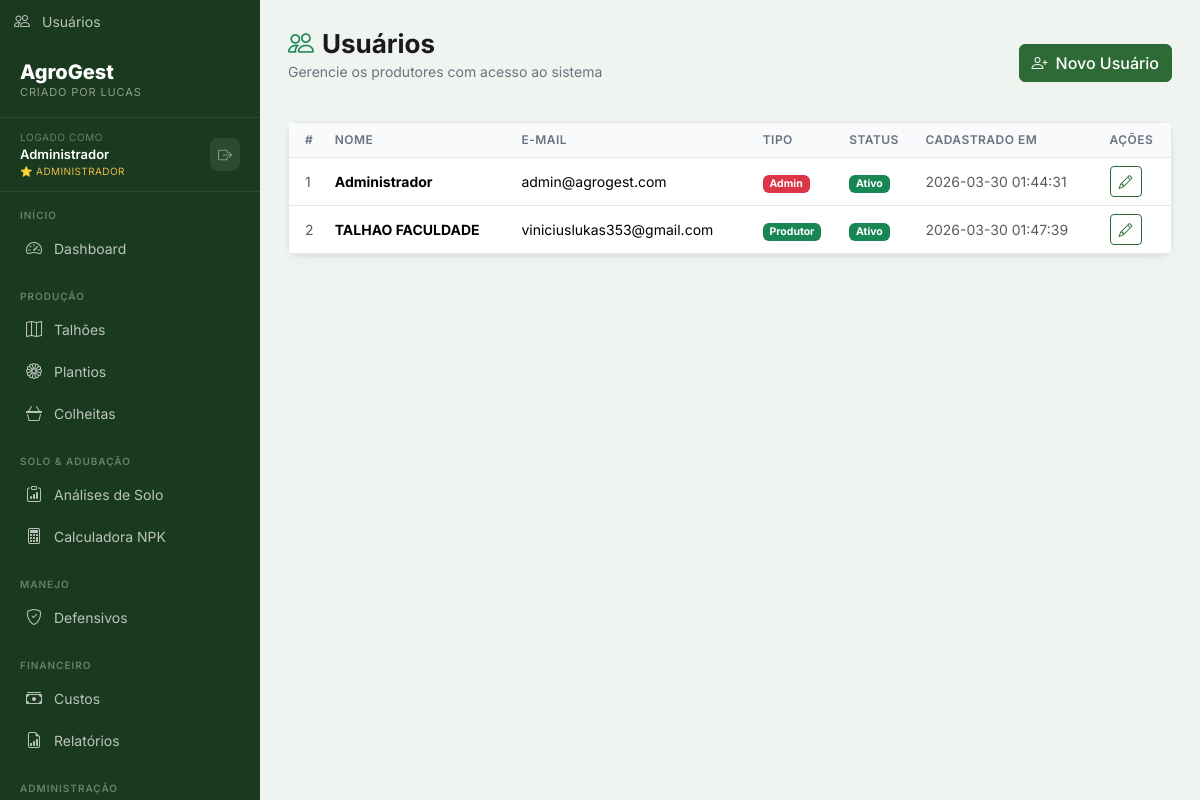
/usuarios (signed in), run on the app's committed database.
### tables this page shows
CREATE TABLE usuarios (
    id INTEGER PRIMARY KEY AUTOINCREMENT,
    nome TEXT NOT NULL,
    email TEXT NOT NULL UNIQUE,
    senha_hash TEXT NOT NULL,
    tipo TEXT DEFAULT 'produtor',   -- 'admin' ou 'produtor'
    ativo INTEGER DEFAULT 1,
    criado_em TIMESTAMP DEFAULT CURRENT_TIMESTAMP
);

### auth.py (the view)
@auth_bp.route('/usuarios')
@login_required
@admin_required
def usuarios():
    db = get_db()
    lista = db.execute("SELECT id, nome, email, tipo, ativo, criado_em FROM usuarios ORDER BY nome").fetchall()
    return render_template('auth/usuarios.html', usuarios=lista)

### auth.py (called while the page is built)
def login_required(f):
    @wraps(f)
    def decorated(*args, **kwargs):
        if 'usuario_id' not in session:
            flash('Faça login para continuar.', 'warning')
            return redirect(url_for('auth.login'))
        return f(*args, **kwargs)
    return decorated

def admin_required(f):
    @wraps(f)
    def decorated(*args, **kwargs):
        if session.get('usuario_tipo') != 'admin':
            flash('Acesso restrito a administradores.', 'danger')
            return redirect(url_for('dashboard.index'))
        return f(*args, **kwargs)
    return decorated

### database.py (called while the page is built)
def get_db(app=None):
    from flask import current_app
    if app:
        db = sqlite3.connect(app.config['DATABASE'], detect_types=sqlite3.PARSE_DECLTYPES)
        db.row_factory = sqlite3.Row
        return db
    if 'db' not in g:
        g.db = sqlite3.connect(
            current_app.config['DATABASE'],
            detect_types=sqlite3.PARSE_DECLTYPES
        )
        g.db.row_factory = sqlite3.Row
    return g.db

### templates/auth/usuarios.html (shortened to what this page needs)
{% extends "base.html" %}
{% block content %}
<div class="page-header d-flex align-items-center justify-content-between mb-4">
    <div>
        <h1 class="page-title"><i class="bi bi-people me-2 text-success"></i>Usuários</h1>
        <p class="page-subtitle">Gerencie os produtores com acesso ao sistema</p>
    </div>
    <a href="{{ url_for('auth.novo_usuario') }}" class="btn btn-primary">
        <i class="bi bi-person-plus me-2"></i>Novo Usuário
    </a>
</div>
<div class="card">
    <div class="card-body p-0">
        <div class="table-responsive">
            <table class="table table-hover mb-0">
                <thead>
                    <tr>
                        <th class="ps-3">#</th>
                        <th>Nome</th>
                        <th>E-mail</th>
                        <th>Tipo</th>
                        <th>Status</th>
                        <th>Cadastrado em</th>
                        <th>Ações</th>
                    </tr>
                </thead>
                <tbody>
                    {% for u in usuarios %}
                    <tr>
                        <td class="ps-3 text-muted">{{ u.id }}</td>
                        <td class="fw-bold">{{ u.nome }}</td>
                        <td>{{ u.email }}</td>
                        <td>
                            {% if u.tipo == 'admin' %}
                            <span class="badge bg-danger">Admin</span>
                            {% else %}
                            <span class="badge bg-success">Produtor</span>
                            {% endif %}
                        </td>
                        <td>
                            {% if u.ativo %}
                            <span class="badge bg-success">Ativo</span>
                            {% else %}
                            <span class="badge bg-secondary">Inativo</span>
                            {% endif %}
                        </td>
                        <td class="text-muted">{{ u.criado_em }}</td>
                        <td>
                            <a href="{{ url_for('auth.editar_usuario', id=u.id) }}"
                               class="btn btn-sm btn-outline-primary">
                                <i class="bi bi-pencil"></i>
                            </a>
                        </td>
                    </tr>
                    {% endfor %}
                </tbody>
            </table>
        </div>
    </div>
</div>
{% endblock %}

### templates/base.html (shortened to what this page needs)
<!DOCTYPE html>
<html lang="pt-BR">
<head>
    <link href="https://cdnjs.cloudflare.com/ajax/libs/bootstrap/5.3.2/css/bootstrap.min.css" rel="stylesheet">
    <link href="https://cdnjs.cloudflare.com/ajax/libs/bootstrap-icons/1.11.3/font/bootstrap-icons.min.css" rel="stylesheet">
</head>
<body>
<nav class="sidebar">
    {% if session.get('usuario_tipo') == 'admin' %}
<a class="nav-link" href="{{ url_for('auth.usuarios') }}">
    <i class="bi bi-people"></i> Usuários
</a>
{% endif %}
    <a class="sidebar-brand" href="{{ url_for('dashboard.index') }}">
        <div class="brand-name">AgroGest</div>
        <div class="brand-sub">Criado por Lucas</div>
    </a>
    <div class="sidebar-user">
        <div class="sidebar-user-info">
            <div class="sidebar-user-label">Logado como</div>
            <div class="sidebar-user-name">{{ session.get('usuario_nome', 'Usuário') }}</div>
            <div class="sidebar-user-tipo">
                {% if session.get('usuario_tipo') == 'admin' %}
                    ⭐ Administrador
                {% else %}
                    🌾 Produtor
                {% endif %}
            </div>
        </div>
        <a href="{{ url_for('auth.logout') }}" class="btn-logout-sidebar" title="Sair">
            <i class="bi bi-box-arrow-right"></i>
        </a>
    </div>
    <div class="nav-section">
        <div class="nav-section-label">Início</div>
        <a class="nav-link {% if request.endpoint == 'dashboard.index' %}active{% endif %}"
           href="{{ url_for('dashboard.index') }}">
            <i class="bi bi-speedometer2"></i> Dashboard
        </a>
    </div>
    <div class="nav-section">
        <div class="nav-section-label">Produção</div>
        <a class="nav-link {% if 'talhoes' in request.endpoint %}active{% endif %}"
           href="{{ url_for('talhoes.index') }}">
            <i class="bi bi-map"></i> Talhões
        </a>
        <a class="nav-link {% if 'plantio' in request.endpoint %}active{% endif %}"
           href="{{ url_for('plantio.index') }}">
            <i class="bi bi-flower1"></i> Plantios
        </a>
        <a class="nav-link {% if 'colheita' in request.endpoint %}active{% endif %}"
           href="{{ url_for('colheita.index') }}">
            <i class="bi bi-basket3"></i> Colheitas
        </a>
    </div>
    <div class="nav-section">
        <div class="nav-section-label">Solo & Adubação</div>
        <a class="nav-link {% if 'analises' in request.endpoint %}active{% endif %}"
           href="{{ url_for('adubacao.analises') }}">
            <i class="bi bi-clipboard-data"></i> Análises de Solo
        </a>
        <a class="nav-link {% if 'recomendac' in request.endpoint %}active{% endif %}"
           href="{{ url_for('adubacao.recomendacoes') }}">
            <i class="bi bi-calculator"></i> Calculadora NPK
        </a>
    </div>
    <div class="nav-section">
        <div class="nav-section-label">Manejo</div>
        <a class="nav-link {% if 'defensivos' in request.endpoint %}active{% endif %}"
           href="{{ url_for('defensivos.index') }}">
            <i class="bi bi-shield-check"></i> Defensivos
        </a>
    </div>
    <div class="nav-section">
        <div class="nav-section-label">Financeiro</div>
        <a class="nav-link {% if 'custos' in request.endpoint %}active{% endif %}"
           href="{{ url_for('custos.index') }}">
            <i class="bi bi-cash-stack"></i> Custos
        </a>
        <a class="nav-link {% if 'relatorios' in request.endpoint %}active{% endif %}"
           href="{{ url_for('relatorios.index') }}">
            <i class="bi bi-file-earmark-bar-graph"></i> Relatórios
        </a>
    </div>
    {% if session.get('usuario_tipo') == 'admin' %}
    <div class="nav-section">
        <div class="nav-section-label">Administração</div>
    </div>
    {% endif %}
</nav>
<main class="main-wrapper">
    {% block content %}{% endblock %}
</main>
</body>
</html>

### templates/base.html (style rules this page uses)
:root { --green-deep: #1a3a1f; --green-mid: #2d6a35; --green-bright: #3d9e48; --green-light: #6abf71; --gold: #e8b94a; --gold-light: #f5d87a; --cream: #faf7f0; --soil: #6b4423; --soil-light: #a0714f; --text-dark: #1a1a1a; --text-muted: #6b7280; --border: #e5e7eb; --shadow: 0 1px 3px rgba(0,0,0,.08), 0 4px 12px rgba(0,0,0,.04); --shadow-lg: 0 8px 24px rgba(0,0,0,.10); --radius: 12px; --bottom-nav-h: 64px; }
* { box-sizing: border-box; }
body { font-family: 'Inter', sans-serif; background: #f0f4f0; color: var(--text-dark); min-height: 100vh; }
.sidebar { width: 260px; min-height: 100vh; background: var(--green-deep); position: fixed; top: 0; left: 0; z-index: 1000; display: flex; flex-direction: column; overflow-y: auto; }
.sidebar-brand { padding: 20px 20px 16px; border-bottom: 1px solid rgba(255,255,255,.08); text-decoration: none; display: block; }
.brand-name { font-weight: 800; font-size: 20px; color: #fff; line-height: 1; }
.brand-sub { font-size: 11px; color: rgba(255,255,255,.5); text-transform: uppercase; letter-spacing: .08em; margin-top: 2px; }
.sidebar-user { padding: 12px 20px; border-bottom: 1px solid rgba(255,255,255,.08); display: flex; align-items: center; justify-content: space-between; gap: 8px; }
.sidebar-user-info { flex: 1; min-width: 0; }
.sidebar-user-label { font-size: 10px; color: rgba(255,255,255,.35); text-transform: uppercase; letter-spacing: .06em; }
.sidebar-user-name { font-size: 13px; font-weight: 600; color: #fff; white-space: nowrap; overflow: hidden; text-overflow: ellipsis; }
.sidebar-user-tipo { font-size: 10px; color: var(--gold); text-transform: uppercase; letter-spacing: .04em; }
.btn-logout-sidebar { background: rgba(255,255,255,.08); border: none; border-radius: 8px; color: rgba(255,255,255,.5); padding: 6px 8px; font-size: 14px; cursor: pointer; transition: all .15s; text-decoration: none; display: flex; align-items: center; }
.nav-section { padding: 16px 12px 4px; }
.nav-section-label { font-size: 10px; font-weight: 600; text-transform: uppercase; letter-spacing: .1em; color: rgba(255,255,255,.35); padding: 0 8px; margin-bottom: 4px; }
.sidebar .nav-link { display: flex; align-items: center; gap: 10px; padding: 9px 12px; border-radius: 8px; color: rgba(255,255,255,.7); font-size: 14px; font-weight: 400; text-decoration: none; transition: all .15s; }
.sidebar .nav-link i { font-size: 16px; width: 20px; text-align: center; }
.main-wrapper { margin-left: 260px; padding: 28px; min-height: 100vh; }
.page-title { font-weight: 700; font-size: 26px; color: var(--text-dark); margin: 0; }
.page-subtitle { color: var(--text-muted); font-size: 14px; margin-top: 2px; }
.card { background: #fff; border: 1px solid var(--border); border-radius: var(--radius); box-shadow: var(--shadow); }
.table { font-size: 14px; }
.table th { font-weight: 600; font-size: 12px; text-transform: uppercase; letter-spacing: .04em; color: var(--text-muted); background: #f9fafb; border-bottom: 1px solid var(--border); }
.table td { vertical-align: middle; border-color: var(--border); }
.btn-primary { background: var(--green-mid); border-color: var(--green-mid); font-weight: 500; }
.btn-outline-primary { color: var(--green-mid); border-color: var(--green-mid); }

### data on the page
usuarios: get "Administrador", id "1", nome "Administrador", email "admin@agrogest.com", tipo "Admin", ativo "Ativo", criado_em "2026-03-30 01:44:31"
usuarios: id "2", nome "TALHAO FACULDADE", email "viniciuslukas353@gmail.com", tipo "Produtor", ativo "Ativo", criado_em "2026-03-30 01:47:39"
